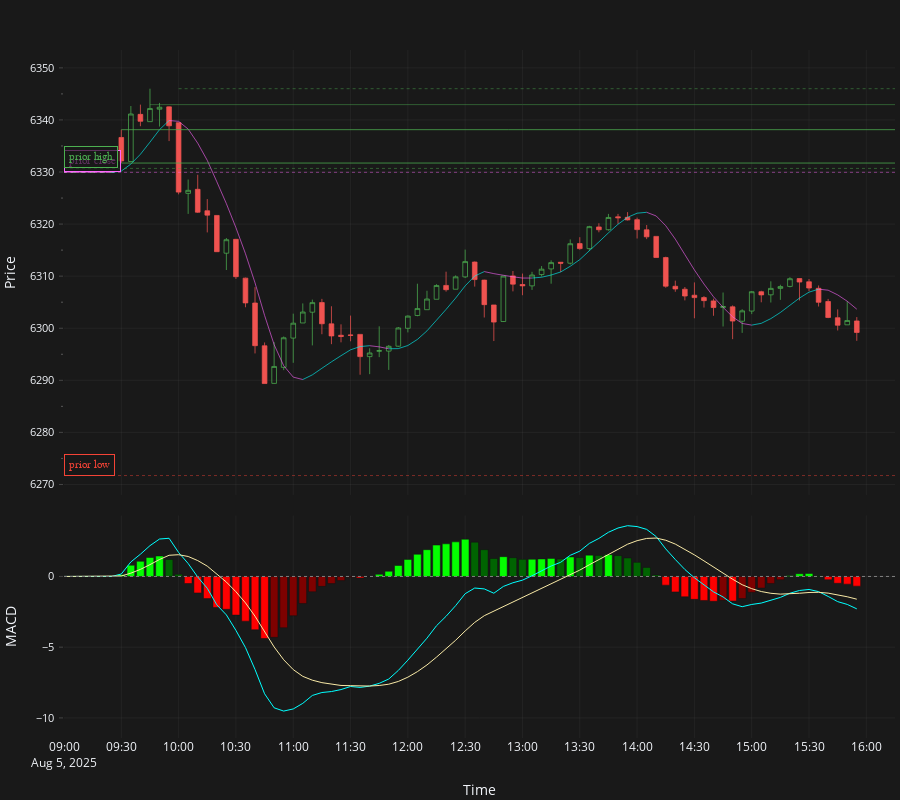

Here is the notebook cell this chart was saved with:
### Code cell
candles_5m: pl.DataFrame = streamer.download(
    symbol=candle_symbol.replace("m", "5m"),
    start=start,
    # stop=datetime(2025, 3, 21, 10, 35, tzinfo=et_tz).astimezone(timezone.utc),
    stop=stop,
    debug_mode=True,
)

df_macd_5m = macd(
    candles_5m, prior_close=prior_day.close, fast_length=12, slow_length=26, macd_length=9
)

plot_macd_with_hull(
    df_macd_5m,
    pad_value=prior_day.close,
    start_time=start,
    end_time=stop + timedelta(minutes=15),
    horizontal_lines=levels,
    vertical_lines=executions,
)
